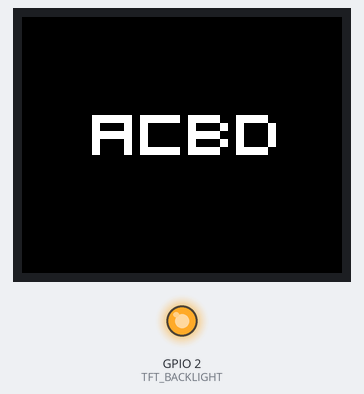
A sketch run on a simulated ESP32. Shown: 160×128 colour display, output pins drawn as LEDs (lit = HIGH).

Above: at 0.2 s.
At 2.3 s:
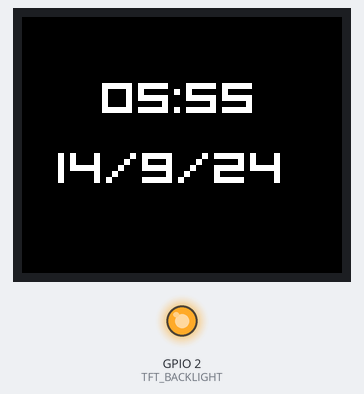
At 4.3 s:
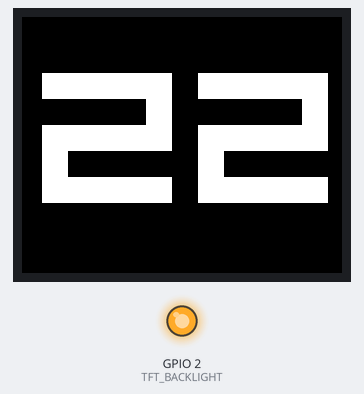

Measured:
- by itself, everything shown: repeats every 6.1 s, in 3 steps
- what the display in image 1 shows lasts 2.0 s, from 2.2 s to 4.2 s

The sketch:

ST7789_TFT_Working_SPI.ino
```cpp
#include <Adafruit_GFX.h>
#include <Adafruit_ST7735.h> // Library for the ST7735
#include <Fonts/Org_01.h>

// Define pin configuration
#define TFT_CS         5   // Chip select control pin
#define TFT_RST        3   // Reset pin (can be connected to Arduino RESET pin)
#define TFT_DC         4   // Data Command control pin
#define TFT_MOSI       23  // Data out pin (MOSI)
#define TFT_SCK        18  // Clock pin (SCK)
#define TFT_BACKLIGHT  2   // Backlight control pin
#define TFT_MISO       -1  // MISO not used in this setup

// Create an instance of the display
Adafruit_ST7735 tft = Adafruit_ST7735(TFT_CS, TFT_DC, TFT_RST);

void setup() {
  // Initialize the display
  tft.initR(INITR_BLACKTAB);   // Initialize ST7735 display with black tab
  tft.setRotation(1);          // Set display orientation (adjust as needed)

  // Initialize backlight pin
  pinMode(TFT_BACKLIGHT, OUTPUT);
  digitalWrite(TFT_BACKLIGHT, HIGH); // Turn on the backlight

  // Clear the screen with black color
  tft.fillScreen(ST77XX_BLACK);

  // Set text properties
  tft.setTextColor(ST77XX_WHITE);
  tft.setTextSize(8);

  // Display some text
  tft.setCursor(10, 10);
  tft.println("ESP32 with ST7735!");
  tft.setFont(&Org_01);

  // Draw a filled rectangle
  // tft.fillRect(10, 30, 50, 50, ST77XX_RED);

  // Draw a circle
  // tft.drawCircle(80, 80, 30, ST77XX_BLUE);
}

void loop() {
  // Cycle through colors for the background
  tft.fillScreen(ST77XX_BLACK);
  // delay(2000);

  // Display some text
  tft.setFont(&Org_01);
  tft.setTextSize(4);
  tft.setCursor(35, 65);
  tft.println("ACBD");
  delay(2000);

  // Cycle through colors for the background
  tft.fillScreen(ST77XX_BLACK);
  // delay(2000);

  // Display some text
  tft.setFont(&Org_01);
  tft.setTextSize(3);
  tft.setCursor(40, 45);
  tft.println("05:55");
  //delay(1000);
  tft.setFont(&Org_01);
  tft.setTextSize(3);
  tft.setCursor(18, 80);
  tft.println("14/9/24");
  delay(2000);

  tft.fillScreen(ST77XX_BLACK);
  // delay(1000);

  tft.setFont(&Org_01);
  tft.setCursor(10, 80);
  tft.setTextSize(13);
  tft.println("22");
  delay(2000);

  /*tft.setCursor(40, 10);
  tft.println("ESP32 with ST7735!");
  delay(1000);
  tft.setCursor(50, 10);
  tft.println("ESP32 with ST7735!");
  delay(1000);

  tft.fillScreen(ST77XX_GREEN);
  delay(1000);

  tft.fillScreen(ST77XX_BLUE);
  delay(1000);

  tft.fillScreen(ST77XX_BLACK);
  delay(1000);*/
}
```
